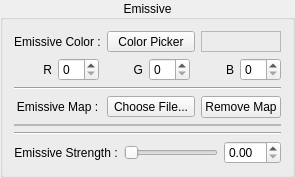
                         <widget class="QGroupBox" name="groupBox_20">
                          <property name="title">
                           <string>Emissive</string>
                          </property>
                          <property name="alignment">
                           <set>Qt::AlignmentFlag::AlignCenter</set>
                          </property>
                          <layout class="QGridLayout" name="gridLayout_46">
                           <item row="0" column="0">
                            <widget class="QLabel" name="label_75">
                             <property name="text">
                              <string>Emissive Color :</string>
                             </property>
                             <property name="alignment">
                              <set>Qt::AlignmentFlag::AlignCenter</set>
                             </property>
                            </widget>
                           </item>
                           <item row="0" column="1">
                            <widget class="QToolButton" name="EmissiveColorPickerButton">
                             <property name="sizePolicy">
                              <sizepolicy hsizetype="Preferred" vsizetype="Fixed">
                               <horstretch>0</horstretch>
                               <verstretch>0</verstretch>
                              </sizepolicy>
                             </property>
                             <property name="text">
                              <string>Color Picker</string>
                             </property>
                            </widget>
                           </item>
                           <item row="0" column="2">
                            <widget class="QFrame" name="emissiveColorPreviewFrame">
                             <property name="sizePolicy">
                              <sizepolicy hsizetype="Preferred" vsizetype="Preferred">
                               <horstretch>0</horstretch>
                               <verstretch>0</verstretch>
                              </sizepolicy>
                             </property>
                             <property name="minimumSize">
                              <size>
                               <width>24</width>
                               <height>0</height>
                              </size>
                             </property>
                             <property name="frameShape">
                              <enum>QFrame::Shape::StyledPanel</enum>
                             </property>
                             <property name="frameShadow">
                              <enum>QFrame::Shadow::Raised</enum>
                             </property>
                            </widget>
                           </item>
                           <item row="1" column="0" colspan="3">
                            <widget class="QWidget" name="widget_28" native="true">
                             <property name="sizePolicy">
                              <sizepolicy hsizetype="Preferred" vsizetype="Preferred">
                               <horstretch>0</horstretch>
                               <verstretch>0</verstretch>
                              </sizepolicy>
                             </property>
                             <layout class="QHBoxLayout" name="horizontalLayout_14">
                              <property name="leftMargin">
                               <number>0</number>
                              </property>
                              <property name="topMargin">
                               <number>0</number>
                              </property>
                              <property name="rightMargin">
                               <number>0</number>
                              </property>
                              <property name="bottomMargin">
                               <number>0</number>
                              </property>
                              <item>
                               <widget class="QLabel" name="label_76">
                                <property name="text">
                                 <string>R</string>
                                </property>
                                <property name="alignment">
                                 <set>Qt::AlignmentFlag::AlignRight|Qt::AlignmentFlag::AlignTrailing|Qt::AlignmentFlag::AlignVCenter</set>
                                </property>
                               </widget>
                              </item>
                              <item>
                               <widget class="QSpinBox" name="emissiveRInputDSBox"/>
                              </item>
                              <item>
                               <widget class="QLabel" name="label_77">
                                <property name="text">
                                 <string>G</string>
                                </property>
                                <property name="alignment">
                                 <set>Qt::AlignmentFlag::AlignRight|Qt::AlignmentFlag::AlignTrailing|Qt::AlignmentFlag::AlignVCenter</set>
                                </property>
                               </widget>
                              </item>
                              <item>
                               <widget class="QSpinBox" name="emissiveGInputDSBox"/>
                              </item>
                              <item>
                               <widget class="QLabel" name="label_78">
                                <property name="text">
                                 <string>B</string>
                                </property>
                                <property name="alignment">
                                 <set>Qt::AlignmentFlag::AlignRight|Qt::AlignmentFlag::AlignTrailing|Qt::AlignmentFlag::AlignVCenter</set>
                                </property>
                               </widget>
                              </item>
                              <item>
                               <widget class="QSpinBox" name="emissiveBInputDSBox"/>
                              </item>
                             </layout>
                            </widget>
                           </item>
                           <item row="2" column="0" colspan="3">
                            <widget class="Line" name="line_11">
                             <property name="orientation">
                              <enum>Qt::Orientation::Horizontal</enum>
                             </property>
                            </widget>
                           </item>
                           <item row="3" column="0">
                            <widget class="QLabel" name="label_80">
                             <property name="text">
                              <string>Emissive Map :</string>
                             </property>
                             <property name="alignment">
                              <set>Qt::AlignmentFlag::AlignCenter</set>
                             </property>
                            </widget>
                           </item>
                           <item row="3" column="1">
                            <widget class="QToolButton" name="emissiveLoadMapButton">
                             <property name="sizePolicy">
                              <sizepolicy hsizetype="Preferred" vsizetype="Fixed">
                               <horstretch>0</horstretch>
                               <verstretch>0</verstretch>
                              </sizepolicy>
                             </property>
                             <property name="text">
                              <string>Choose File...</string>
                             </property>
                            </widget>
                           </item>
                           <item row="3" column="2">
                            <widget class="QPushButton" name="emissiveRemoveMapButton">
                             <property name="text">
                              <string>Remove Map</string>
                             </property>
                            </widget>
                           </item>
                           <item row="4" column="0" colspan="3">
                            <widget class="QFrame" name="EmissiveMapPreviewFrame">
                             <property name="sizePolicy">
                              <sizepolicy hsizetype="Preferred" vsizetype="Preferred">
                               <horstretch>0</horstretch>
                               <verstretch>0</verstretch>
                              </sizepolicy>
                             </property>
                             <property name="frameShape">
                              <enum>QFrame::Shape::StyledPanel</enum>
                             </property>
                             <property name="frameShadow">
                              <enum>QFrame::Shadow::Raised</enum>
                             </property>
                             <layout class="QGridLayout" name="gridLayout_48">
                              <property name="leftMargin">
                               <number>0</number>
                              </property>
                              <property name="topMargin">
                               <number>0</number>
                              </property>
                              <property name="rightMargin">
                               <number>0</number>
                              </property>
                              <property name="bottomMargin">
                               <number>0</number>
                              </property>
                             </layout>
                            </widget>
                           </item>
                           <item row="5" column="0" colspan="3">
                            <widget class="Line" name="line_10">
                             <property name="orientation">
                              <enum>Qt::Orientation::Horizontal</enum>
                             </property>
                            </widget>
                           </item>
                           <item row="6" column="0" colspan="3">
                            <widget class="QWidget" name="widget_30" native="true">
                             <property name="sizePolicy">
                              <sizepolicy hsizetype="Preferred" vsizetype="Expanding">
                               <horstretch>0</horstretch>
                               <verstretch>0</verstretch>
                              </sizepolicy>
                             </property>
                             <property name="minimumSize">
                              <size>
                               <width>0</width>
                               <height>20</height>
                              </size>
                             </property>
                             <layout class="QHBoxLayout" name="horizontalLayout_15" stretch="1,2,1">
                              <property name="leftMargin">
                               <number>0</number>
                              </property>
                              <property name="topMargin">
                               <number>0</number>
                              </property>
                              <property name="rightMargin">
                               <number>0</number>
                              </property>
                              <property name="bottomMargin">
                               <number>0</number>
                              </property>
                              <item>
                               <widget class="QLabel" name="label_79">
                                <property name="text">
                                 <string>Emissive Strength :</string>
                                </property>
                                <property name="alignment">
                                 <set>Qt::AlignmentFlag::AlignCenter</set>
                                </property>
                               </widget>
                              </item>
                              <item>
                               <widget class="QSlider" name="emissiveStrengthSlider">
                                <property name="orientation">
                                 <enum>Qt::Orientation::Horizontal</enum>
                                </property>
                               </widget>
                              </item>
                              <item>
                               <widget class="QDoubleSpinBox" name="emissiveStrengthDSBoxInput"/>
                              </item>
                             </layout>
                            </widget>
                           </item>
                          </layout>
                         </widget>
